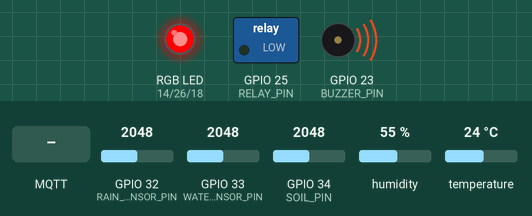
Bench run of a sketch on a simulated ESP32. Shown: switched loads named in the sketch (green lamp = pin HIGH), an RGB LED mixed from three pins (HIGH = lit), buzzer (waves = sounding, pin HIGH). The test bench sets the inputs (shaded band); at power-on: GPIO 33 (WATER_SENSOR_PIN) = 2048, GPIO 32 (RAIN_SENSOR_PIN) = 2048, GPIO 34 (SOIL_PIN) = 2048, humidity 55 %, temperature 24 °C. WiFi joins after 1.5 s; servers stay silent unless stated; no MQTT or app messages arrive unless stated; what the sketch prints to the serial monitor is not drawn.

Above: at 2.9 s.
3.0 s: GPIO 33 (WATER_SENSOR_PIN) set to 1341
5.1 s: GPIO 33 (WATER_SENSOR_PIN) set to 1253
At 6.5 s:
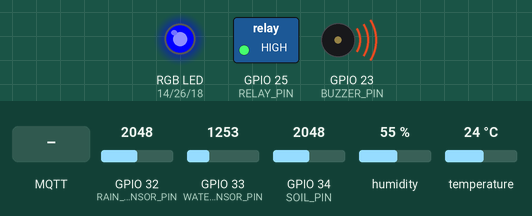
11.6 s: MQTT message "ON" arrives on the first subscribed topic
At 12.4 s:
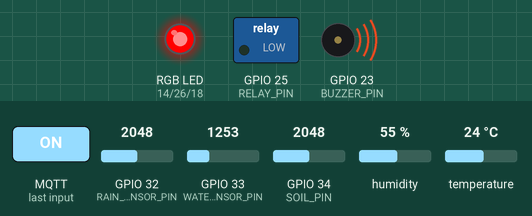
13.3 s: MQTT message "OFF" arrives on the first subscribed topic
At 14.2 s:
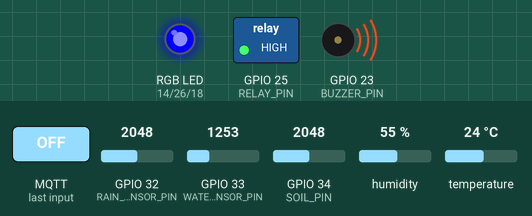
14.9 s: GPIO 33 (WATER_SENSOR_PIN) set to 1434
17.7 s: GPIO 33 (WATER_SENSOR_PIN) set to 1574
At 19.8 s:
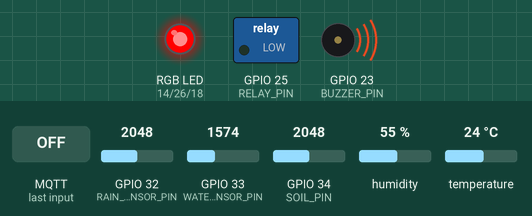
Timing chart, 0 to 21.0 s (numbered marks = the images above; inputs shaded):
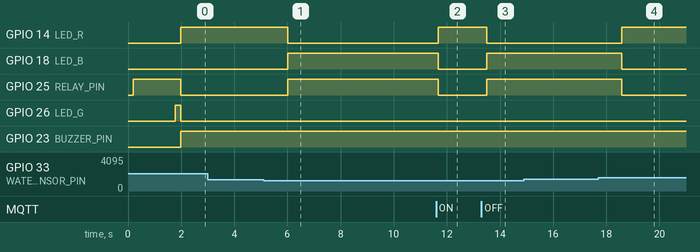

The sketch:

hoanthien.ino
```cpp
#include <WiFi.h>
#include <WiFiClientSecure.h>
#include <PubSubClient.h>
#include <DHT.h>

/* ===== WiFi & HiveMQ Cloud (TLS) ===== */
const char* WIFI_SSID  = "sweeter";
const char* WIFI_PASS  = "12345678";

const char* MQTT_HOST  = "72a1c30f840949618031af7b25ba5037.s1.eu.hivemq.cloud";
const int   MQTT_PORT  = 8883;                         // TLS
const char* MQTT_USER  = "Thuan";                      // Access Management
const char* MQTT_PASSWD= "Thuan@312";

const char* DEVICE_ID  = "boardinghouse01";            // đặt tên thiết bị
char TOPIC_TELE[64], TOPIC_STATUS[64], TOPIC_PUMP_STATE[64], TOPIC_CMD_FORCE[64], TOPIC_LOG[64];

/* ====== Cảm biến DHT11 ====== */
#define DHTPIN   27
#define DHTTYPE  DHT11
DHT dht(DHTPIN, DHTTYPE);

/* ====== Cảm biến analog ====== */
#define RAIN_SENSOR_PIN   32   // Mưa (ADC1)
#define WATER_SENSOR_PIN  33   // Ngập nước (ADC1)
#define SOIL_PIN          34   // Độ ẩm nền (ADC1 - input only)

/* ====== Chấp hành ====== */
#define RELAY_PIN   25         // Relay bơm (đa số Active-LOW)
#define BUZZER_PIN  23         // Buzzer 5V

// LED RGB 4 chân (mỗi kênh R/G/B qua điện trở 220–330Ω)
#define LED_R 14
#define LED_G 26
#define LED_B 18
const bool LED_COMMON_ANODE = false;   // false: chân chung GND (common cathode)

/* ====== Ngưỡng ====== */
const int RAIN_T0 = 500,  RAIN_T1 = 1500, RAIN_T2 = 3000;   // mưa
const int WATER_T0        = 500;    // <500  => nền khô
const int WATER_HIGH_ON   = 1500;   // >=1500 => NGẬP CAO (bật bơm)
const int WATER_HIGH_OFF  = 1300;   // <=1300 => Hết ngập cao (tắt bơm)

/* ====== Calib Soil ====== */
int SOIL_DRY = 3200;   // RAW khi khô (điền theo thực tế)
int SOIL_WET = 1300;   // RAW khi ướt

/* ====== HÀM PHỤ & MÀU LED ====== */
#define LED_OFF   0
#define LED_RED   1
#define LED_BLUE  2
#define LED_GREEN 3

inline int avgAnalog(int pin, int n=5){
  long s=0; for(int i=0;i<n;i++){ s+=analogRead(pin); delay(3);} return s/n;
}
void setRGB(bool r,bool g,bool b){
  auto drive=[&](int pin,bool on){
    if(LED_COMMON_ANODE) digitalWrite(pin, on?LOW:HIGH);
    else                 digitalWrite(pin, on?HIGH:LOW);
  };
  drive(LED_R,r); drive(LED_G,g); drive(LED_B,b);
}
void setColor(uint8_t c){
  switch(c){
    case LED_RED:   setRGB(true,  false, false); break; // Đỏ
    case LED_BLUE:  setRGB(false, false, true ); break; // Xanh dương
    case LED_GREEN: setRGB(false, true,  false); break; // Xanh lá
    default:        setRGB(false,false,false);  break;  // Tắt
  }
}
const char* colorName(uint8_t c){
  switch(c){
    case LED_RED: return "RED";
    case LED_BLUE: return "BLUE";
    case LED_GREEN: return "GREEN";
    default: return "OFF";
  }
}

/* ====== Trạng thái & MQTT ====== */
WiFiClientSecure net;
PubSubClient mqtt(net);

static bool floodHigh = false;          // ngập cao?
static uint8_t curColor = LED_OFF;
static bool forcePumpOn = false;        // lệnh từ cloud

// snapshot cảm biến
static float  g_temperature = NAN;
static float  g_humidity    = NAN;
static int    g_rainValue   = 0;
static int    g_waterValue  = 0;
static int    g_soilRaw     = 0;
static float  g_soilPct     = 0.0f;
static int    g_floodState  = 0;  // 0=khô,1=thấp,2=cao
static int    g_pumpOn      = 0;  // 0/1

// bảo vệ truy cập chia sẻ giữa các task
SemaphoreHandle_t gMutex;

/* ============ MQTT helper ============ */
void mqttCallback(char* topic, byte* payload, unsigned int len){
  String msg; for(unsigned int i=0;i<len;i++) msg += (char)payload[i];
  if (String(topic) == String(TOPIC_CMD_FORCE)) {
    bool newForce = false;
    if (msg == "ON")  newForce = true;
    if (msg == "OFF" || msg == "AUTO") newForce = false;
    // cập nhật an toàn
    xSemaphoreTake(gMutex, portMAX_DELAY);
    forcePumpOn = newForce;
    xSemaphoreGive(gMutex);
  }
}

void connectWiFi(){
  if (WiFi.status()==WL_CONNECTED) return;
  Serial.print("WiFi: ");
  WiFi.begin(WIFI_SSID, WIFI_PASS);
  int tries=0; while (WiFi.status()!=WL_CONNECTED && tries<40){ vTaskDelay(pdMS_TO_TICKS(250)); Serial.print("."); tries++; }
  Serial.println(WiFi.status()==WL_CONNECTED ? "OK" : "FAIL");
}

void ensureMqtt(){
  if (mqtt.connected()) return;
  mqtt.setServer(MQTT_HOST, MQTT_PORT);
  mqtt.setCallback(mqttCallback);

  // Demo TLS nhanh: bỏ kiểm chứng CA
  net.setInsecure();

  char clientId[64]; snprintf(clientId, sizeof(clientId), "esp32-%s-%lu", DEVICE_ID, millis());
  while (!mqtt.connected()){
    if (mqtt.connect(clientId, MQTT_USER, MQTT_PASSWD, TOPIC_STATUS, 0, true, "offline")) {
      mqtt.publish(TOPIC_STATUS, "online", true);
      mqtt.subscribe(TOPIC_CMD_FORCE);
    } else {
      vTaskDelay(pdMS_TO_TICKS(1000));
    }
  }
}

/* ==== PUBLISH: JSON + Log text ==== */
void publishTelemetry(float t, float h, int rainRaw, int waterRaw, int soilRaw, float soilPct, int floodState, const char* ledName, int pumpOn){
  // JSON ngắn gọn
  char payload[220];
  snprintf(payload, sizeof(payload),
    "{\"temp\":%.1f,\"humidity\":%.1f,\"rain_raw\":%d,\"water_raw\":%d,"
    "\"soil_raw\":%d,\"soil_pct\":%.1f,\"flood_state\":%d,\"led\":\"%s\",\"pump\":%d}",
    t, h, rainRaw, waterRaw, soilRaw, soilPct, floodState, ledName, pumpOn
  );
  mqtt.publish(TOPIC_TELE, payload, false);

  // Log chữ đẹp (giống Serial)
  String logMsg;
  logMsg.reserve(200);
  logMsg  = "🌡 Nhiet do: " + String(t,1) + "°C\n";
  logMsg += "💧 Do am: "    + String(h,1) + "%\n";
  logMsg += "🌧 Mua RAW: "  + String(rainRaw)  + "\n";
  logMsg += "💦 Nuoc RAW: " + String(waterRaw) + "\n";
  logMsg += "🌱 Dat RAW: "  + String(soilRaw)  + " | %: " + String(soilPct,1) + "\n";
  logMsg += "🚩 Trang thai: " + String(floodState==2?"Ngap cao":(floodState==1?"Ngap thap":"Kho rao")) + "\n";
  logMsg += "💡 LED: " + String(ledName) + "\n";
  logMsg += "🔌 Bom: " + String(pumpOn?"BAT":"TAT");
  mqtt.publish(TOPIC_LOG, logMsg.c_str(), false);

  // Trạng thái bơm (retained)
  mqtt.publish(TOPIC_PUMP_STATE, pumpOn ? "ON" : "OFF", true);
}

/* ===================================== */
/* ============ FREE RTOS ============== */
/* ===================================== */

// Task 1: Đọc cảm biến (chu kỳ 2 giây)
void taskSensors(void*){
  const TickType_t period = pdMS_TO_TICKS(2000);
  for(;;){
    // Đọc DHT11
    float humidity = dht.readHumidity();
    float temperature = dht.readTemperature();

    // Đọc analog
    int rainValue  = avgAnalog(RAIN_SENSOR_PIN);
    int waterValue = avgAnalog(WATER_SENSOR_PIN);
    int soilRaw    = avgAnalog(SOIL_PIN);
    float soilPct  = 100.0f * (SOIL_DRY - soilRaw) / (float)(SOIL_DRY - SOIL_WET);
    soilPct = constrain(soilPct, 0.0f, 100.0f);

    // Hysteresis ngập cao/thấp
    // Cần trạng thái floodHigh hiện tại để cập nhật
    xSemaphoreTake(gMutex, portMAX_DELAY);
    if (!floodHigh && waterValue >= WATER_HIGH_ON)  floodHigh = true;
    if (floodHigh  && waterValue <= WATER_HIGH_OFF) floodHigh = false;

    g_temperature = temperature;
    g_humidity    = humidity;
    g_rainValue   = rainValue;
    g_waterValue  = waterValue;
    g_soilRaw     = soilRaw;
    g_soilPct     = soilPct;
    xSemaphoreGive(gMutex);

    // Serial debug (giữ như bản cũ)
    if (!isnan(humidity) && !isnan(temperature)) {
      Serial.print("🌡 Nhiệt độ: "); Serial.print(temperature);
      Serial.print("°C | 💧 Độ ẩm: "); Serial.print(humidity); Serial.println("%");
    } else {
      Serial.println("❌ Lỗi đọc DHT11");
    }
    Serial.print("🌧 Mưa (RAW): ");   Serial.print(rainValue);
    Serial.print(" | 💦 Nước (RAW): "); Serial.print(waterValue);
    Serial.print(" | 🌱 Độ ẩm nền (RAW): "); Serial.print(soilRaw);
    Serial.print(" | %: "); Serial.println(soilPct, 1);

    if (rainValue < RAIN_T0)       Serial.println("☀️ Trời khô ráo");
    else if (rainValue < RAIN_T1)  Serial.println("💧 Ẩm nhẹ");
    else if (rainValue < RAIN_T2)  Serial.println("☁️ Mưa nhỏ");
    else                           Serial.println("⚠️ Mưa lớn");

    vTaskDelay(period);
  }
}

// Task 2: Điều khiển bơm/đèn/buzzer (chu kỳ 200 ms)
void taskPumpControl(void*){
  const TickType_t period = pdMS_TO_TICKS(200);
  for(;;){
    int waterValueLocal=0; bool floodHighLocal=false; bool forceOnLocal=false;
    float temperatureLocal=NAN, humidityLocal=NAN; int soilRawLocal=0, rainLocal=0;
    float soilPctLocal=0.0f;

    // Lấy snapshot trạng thái hiện tại
    xSemaphoreTake(gMutex, portMAX_DELAY);
    waterValueLocal = g_waterValue;
    floodHighLocal  = floodHigh;
    forceOnLocal    = forcePumpOn;
    temperatureLocal= g_temperature;
    humidityLocal   = g_humidity;
    soilRawLocal    = g_soilRaw;
    rainLocal       = g_rainValue;
    soilPctLocal    = g_soilPct;
    xSemaphoreGive(gMutex);

    int floodState = 0;
    uint8_t color  = LED_OFF;
    int pumpOn     = 0;

    if (forceOnLocal) {
      Serial.println("📲 ÉP BƠM ON từ MQTT");
      digitalWrite(RELAY_PIN, LOW);     // ON
      digitalWrite(BUZZER_PIN, HIGH);
      setColor(LED_RED); Serial.println("🔴 Đèn: ĐỎ");
      floodState = 2; color = LED_RED; pumpOn = 1;
    } else if (floodHighLocal) {
      Serial.println("🚨 Ngập cao - BẬT BƠM");
      digitalWrite(RELAY_PIN, LOW);     // ON
      digitalWrite(BUZZER_PIN, HIGH);
      setColor(LED_RED); Serial.println("🔴 Đèn: ĐỎ");
      floodState = 2; color = LED_RED; pumpOn = 1;
    } else if (waterValueLocal >= WATER_T0) {
      Serial.println("➡️ Ngập thấp - Chưa bơm");
      digitalWrite(RELAY_PIN, HIGH);    // OFF
      digitalWrite(BUZZER_PIN, HIGH);   // cảnh báo
      setColor(LED_BLUE); Serial.println("🔵 Đèn: XANH NƯỚC BIỂN");
      floodState = 1; color = LED_BLUE; pumpOn = 0;
    } else {
      Serial.println("➡️ Nền khô - Tắt bơm");
      digitalWrite(RELAY_PIN, HIGH);    // OFF
      digitalWrite(BUZZER_PIN, LOW);
      setColor(LED_GREEN); Serial.println("🟢 Đèn: XANH LÁ");
      floodState = 0; color = LED_GREEN; pumpOn = 0;
    }
    Serial.println("---------------------------");

    // Lưu lại để task cloud publish dùng
    xSemaphoreTake(gMutex, portMAX_DELAY);
    g_floodState = floodState;
    curColor     = color;
    g_pumpOn     = pumpOn;
    xSemaphoreGive(gMutex);

    vTaskDelay(period);
  }
}

// Task 3: Cloud/MQTT (kết nối + publish mỗi 2 giây, loop MQTT liên tục)
void taskCloud(void*){
  unsigned long lastPub = 0;
  for(;;){
    connectWiFi();
    ensureMqtt();
    mqtt.loop(); // xử lý MQTT callback nhanh

    // publish mỗi 2 giây
    if (millis() - lastPub >= 2000){
      // chụp snapshot an toàn
      float t,h,soilPct; int rainRaw, waterRaw, soilRaw, floodState, pumpOn; uint8_t color;
      xSemaphoreTake(gMutex, portMAX_DELAY);
      t = g_temperature; h = g_humidity; rainRaw = g_rainValue; waterRaw = g_waterValue;
      soilRaw = g_soilRaw; soilPct = g_soilPct; floodState = g_floodState; pumpOn = g_pumpOn;
      color = curColor;
      xSemaphoreGive(gMutex);

      publishTelemetry(t, h, rainRaw, waterRaw, soilRaw, soilPct, floodState, colorName(color), pumpOn);
      lastPub = millis();
    }
    vTaskDelay(pdMS_TO_TICKS(10)); // nhường CPU, vẫn mượt
  }
}

/* ===================================== */

void setup() {
  Serial.begin(115200);
  delay(200);

  // Chuẩn bị topic
  snprintf(TOPIC_TELE,       sizeof(TOPIC_TELE),       "flood/%s/telemetry",      DEVICE_ID);
  snprintf(TOPIC_STATUS,     sizeof(TOPIC_STATUS),     "flood/%s/status",         DEVICE_ID);
  snprintf(TOPIC_PUMP_STATE, sizeof(TOPIC_PUMP_STATE), "flood/%s/state/pump",     DEVICE_ID);
  snprintf(TOPIC_CMD_FORCE,  sizeof(TOPIC_CMD_FORCE),  "flood/%s/cmd/force_pump", DEVICE_ID);
  snprintf(TOPIC_LOG,        sizeof(TOPIC_LOG),        "flood/%s/log",            DEVICE_ID);

  // ADC ESP32
  analogSetWidth(12);               // 0..4095
  analogSetAttenuation(ADC_11db);   // ~0..3.3V

  dht.begin();

  pinMode(RAIN_SENSOR_PIN,  INPUT);
  pinMode(WATER_SENSOR_PIN, INPUT);
  pinMode(SOIL_PIN,         INPUT);

  pinMode(RELAY_PIN,  OUTPUT);
  pinMode(BUZZER_PIN, OUTPUT);
  pinMode(LED_R, OUTPUT); pinMode(LED_G, OUTPUT); pinMode(LED_B, OUTPUT);

  digitalWrite(RELAY_PIN, HIGH);   // OFF (Active-LOW)
  digitalWrite(BUZZER_PIN, LOW);
  setColor(LED_OFF);

  // Kết nối lần đầu (task cloud cũng sẽ đảm bảo lại)
  connectWiFi();
  mqtt.setCallback(mqttCallback);
  ensureMqtt();

  // Mutex chia sẻ
  gMutex = xSemaphoreCreateMutex();

  // Tạo task (pin core để tránh tranh chấp WiFi stack)
  // Core 0 thường chạy WiFi, để task cloud ở core 0; cảm biến/điều khiển ở core 1.
  xTaskCreatePinnedToCore(taskSensors,     "taskSensors",     4096, NULL, 2, NULL, 1);
  xTaskCreatePinnedToCore(taskPumpControl, "taskPumpControl", 4096, NULL, 3, NULL, 1);
  xTaskCreatePinnedToCore(taskCloud,       "taskCloud",       6144, NULL, 4, NULL, 0);
}

void loop() {
  // Không cần làm gì nhiều vì đã có taskCloud() gọi mqtt.loop().
  // Để an toàn, vẫn nhường CPU.
  vTaskDelay(pdMS_TO_TICKS(100));
}
```

Measured:
- the behaviour switches between 1301 and 1300 on GPIO 33 (WATER_SENSOR_PIN) (found by bisection; images 0 and 1)
- the behaviour switches between 1499 and 1500 on GPIO 33 (WATER_SENSOR_PIN) (found by bisection; images 3 and 4)
- after the input at 3.0 s, every drawn part: stays the same
- after the input at 5.1 s, GPIO 14 (LED_R): HIGH → LOW after 0.90 s; GPIO 18 (LED_B), GPIO 25 (RELAY_PIN): LOW → HIGH after 0.90 s
- after the input at 11.6 s, GPIO 14 (LED_R): LOW → HIGH after 0.08 s; GPIO 18 (LED_B), GPIO 25 (RELAY_PIN): HIGH → LOW after 0.08 s
- after the input at 13.3 s, GPIO 14 (LED_R): HIGH → LOW after 0.19 s; GPIO 18 (LED_B), GPIO 25 (RELAY_PIN): LOW → HIGH after 0.19 s
- after the input at 14.9 s, every drawn part: stays the same
- after the input at 17.7 s, GPIO 14 (LED_R): LOW → HIGH after 0.88 s; GPIO 18 (LED_B), GPIO 25 (RELAY_PIN): HIGH → LOW after 0.88 s
